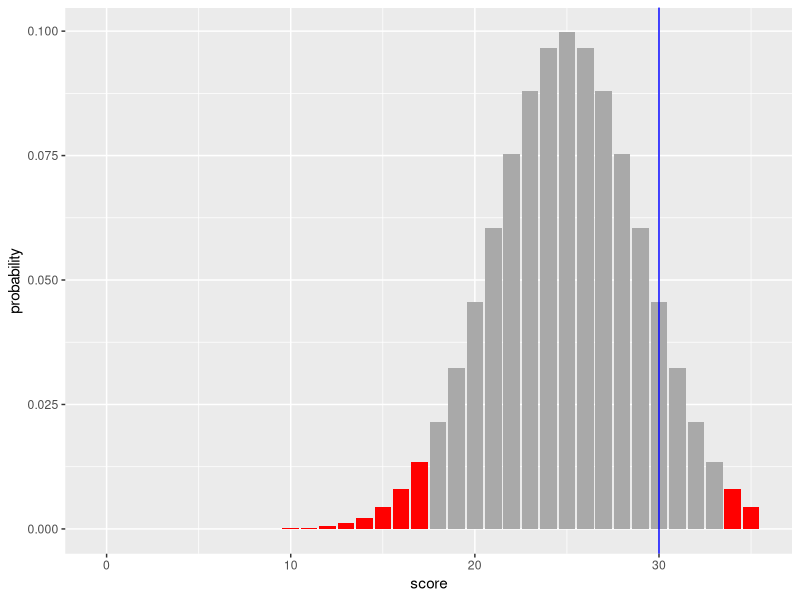

Generate this figure with R:
library(tidyverse)

############################
### score of exams ########

s = 0:35 # possible scores of the exam
joe = 30 # score of our test student

normalDensity = tibble(
  score = s,
  probability = dnorm(s, mean = 25, sd = 4) ## probability of achieving that score with normal mean 25 & sd 4
)

alpha = 0.05 # we need to choose our significance level

normalDensity = normalDensity %>%
  arrange(probability) %>% ## to make sure data are ordered by probability first
  mutate(
    cumulative_p = cumsum(probability),
    reject = cumulative_p <= alpha
  )

## now we can plot this

ggplot(normalDensity)+
  geom_bar(aes(x=score, y=probability, fill = reject), stat = "identity")+
  scale_fill_manual(
    values = c(
      `TRUE` = "red",
      `FALSE` = "darkgrey"
    )
  )+
  geom_vline(xintercept = joe, col = "blue")+
  theme(legend.position = "none")


z_score = (30-25)/4

sum(
  normalDensity$probability[normalDensity$score>=joe]
)

